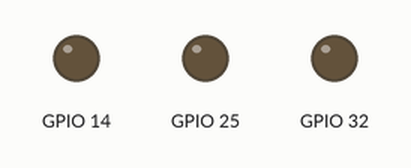
Simulated run of this sketch. Board: ESP32. Shown: output pins drawn as LEDs (lit = HIGH).

Above: at 1.6 s.
At 2.32 s:
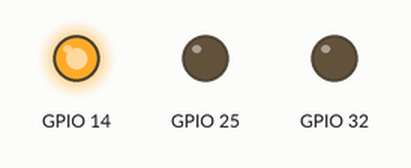
At 2.82 s:
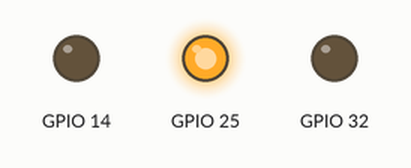
At 3.32 s:
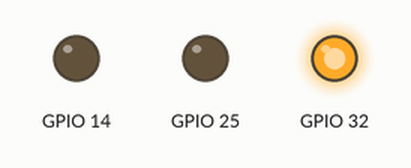
At 4.95 s:
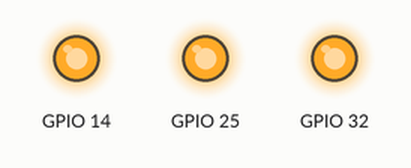
At 5.65 s:
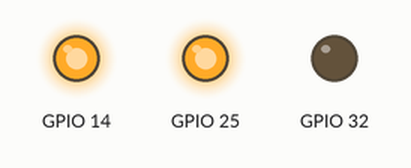
Timing chart, 0 to 9.0 s (numbered marks = the images above):
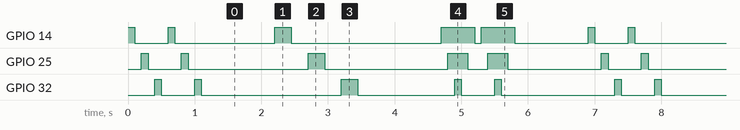

The sketch:

Program_Pertama.ino
```cpp
int state = 0;
int i;

void setup()  {
  // initialize digital pin LED_BUILTIN as an output.
  pinMode(14, OUTPUT);
  pinMode(25, OUTPUT);
  pinMode(32, OUTPUT);
}

void pattern1(){
  digitalWrite(14, HIGH);           // turn the LED on (HIGH is the voltage level)
  delay(100);                       // wait for a second
  digitalWrite(14, LOW);            // turn the LED off by making the voltage LOW
  delay(100);                       // wait for a second
  digitalWrite(25, HIGH);            // turn the LED on (HIGH is the voltage level)
  delay(100);                       // wait for a second
  digitalWrite(25, LOW);             // turn the LED off by making the voltage LOW
  delay(100);                       // wait for a second
  digitalWrite(32, HIGH);           // turn the LED on (HIGH is the voltage level)
  delay(100);                       // wait for a second
  digitalWrite(32, LOW);            // turn the LED off by making the voltage LOW
  delay(100);                       // wait for a
  digitalWrite(14, HIGH);           // turn the LED on (HIGH is the voltage level)
  delay(100);                       // wait for a second
  digitalWrite(14, LOW);            // turn the LED off by making the voltage LOW
  delay(100);                       // wait for a second
  digitalWrite(25, HIGH);            // turn the LED on (HIGH is the voltage level)
  delay(100);                       // wait for a second
  digitalWrite(25, LOW);             // turn the LED off by making the voltage LOW
  delay(100);                       // wait for a second
  digitalWrite(32, HIGH);           // turn the LED on (HIGH is the voltage level)
  delay(100);                       // wait for a second
  digitalWrite(32, LOW);            // turn the LED off by making the voltage LOW
  delay(100);                       // wait for a
}

void pattern2(){
      digitalWrite(14, HIGH);           // turn the LED on (HIGH is the voltage level)
      delay(250);                       // wait for a second
      digitalWrite(14, LOW);            // turn the LED off by making the voltage LOW
      delay(250);                       // wait for a second
      digitalWrite(25, HIGH);            // turn the LED on (HIGH is the voltage level)
      delay(250);                       // wait for a second
      digitalWrite(25, LOW);             // turn the LED off by making the voltage LOW
      delay(250);                       // wait for a second
      digitalWrite(32, HIGH);           // turn the LED on (HIGH is the voltage level)
      delay(250);                       // wait for a second
      digitalWrite(32, LOW);            // turn the LED off by making the voltage LOW
      delay(250);                       // wait for a
}
void pattern3(){
      digitalWrite(14, HIGH);           // turn the LED on (HIGH is the voltage level)
      delay(100);                       // wait for a second
      digitalWrite(25, HIGH);            // turn the LED on (HIGH is the voltage level)
      delay(100);                       // wait for a second
      digitalWrite(32, HIGH);           // turn the LED on (HIGH is the voltage level)
      delay(100);                       // wait for a second
      digitalWrite(32, LOW);            // turn the LED off by making the voltage LOW
      delay(100);                       // wait for a
      digitalWrite(25, LOW);             // turn the LED off by making the voltage LOW
      delay(100);                       // wait for a
      digitalWrite(14, LOW);            // turn the LED off by making the voltage LOW
      delay(100);                       // wait for a
      digitalWrite(14, HIGH);           // turn the LED on (HIGH is the voltage level)
      delay(100);                       // wait for a second
      digitalWrite(25, HIGH);            // turn the LED on (HIGH is the voltage level)
      delay(100);                       // wait for a second
      digitalWrite(32, HIGH);           // turn the LED on (HIGH is the voltage level)
      delay(100);                       // wait for a second
      digitalWrite(32, LOW);            // turn the LED off by making the voltage LOW
      delay(100);                       // wait for a
      digitalWrite(25, LOW);             // turn the LED off by making the voltage LOW
      delay(100);                       // wait for a
      digitalWrite(14, LOW);            // turn the LED off by making the voltage LOW
      delay(100);                       // wait for a
}

void loop() {
 pattern1();
 delay(1000)  ;
 pattern2();
 delay(1000)  ;
 pattern3();
 delay(1000)  ;

}
```

Measured:
- by itself, GPIO 14: repeats every 6.9 s: LOW 0.50 s, HIGH 0.10 s, LOW 1.5 s, HIGH 0.25 s, LOW 2.3 s, HIGH 0.50 s, LOW 0.10 s, HIGH 0.50 s, LOW 1.1 s, HIGH 0.10 s
- by itself, GPIO 25: repeats every 6.9 s: LOW 0.50 s, HIGH 0.10 s, LOW 1.8 s, HIGH 0.25 s, LOW 1.9 s, HIGH 0.30 s, LOW 0.30 s, HIGH 0.30 s, LOW 1.4 s, HIGH 0.10 s
- by itself, everything shown: repeats every 6.9 s, in 19 steps
